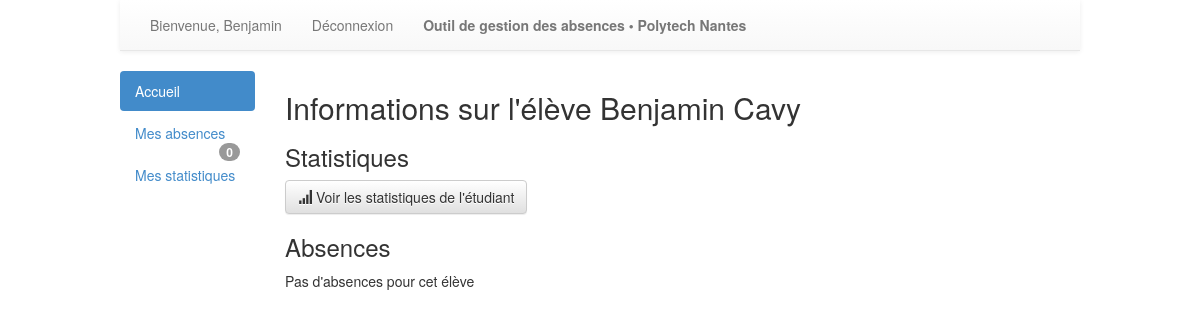
The page /absences/mesabsences/ (signed in) on the database as committed earlier.
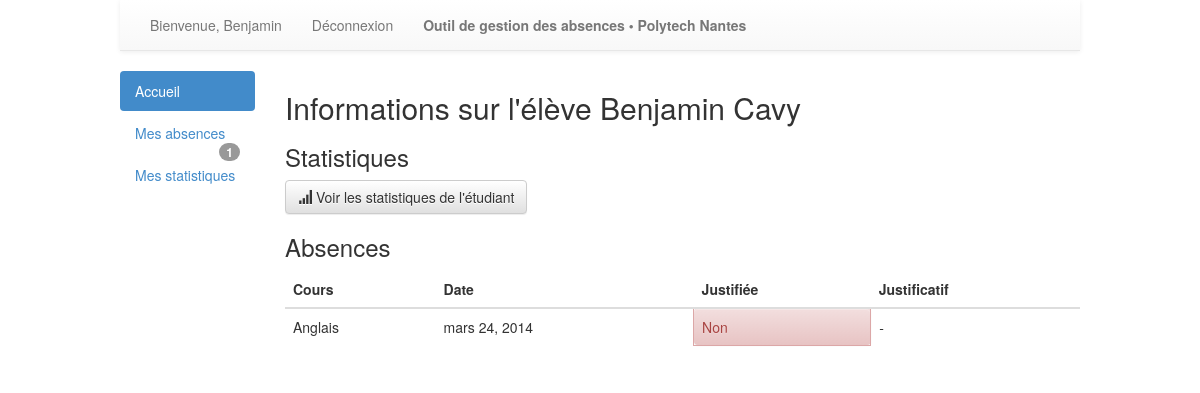
The same page on the database as committed later.
### absences/models.py (models this page shows, shortened)
class Absence (models.Model):
	etudiant = models.ForeignKey(Etudiant)
	cours = models.ForeignKey(Cours)
	justifie = models.BooleanField(default=False)
	justificatif = models.ForeignKey(Justificatif, null=True,blank=True)

class Cours (models.Model):
	dateDebut = models.DateTimeField(auto_now = False, auto_now_add = False)
	dateFin = models.DateTimeField(auto_now = False, auto_now_add = False)
	saisieEffectuee = models.BooleanField(default = False)
	matiere = models.ForeignKey(Matiere)
	donne_a = models.ManyToManyField(Groupe, related_name='donne_a')
	donne_par = models.ManyToManyField(Enseignant, related_name = 'donne_par')
	def __unicode__(self):
		return self.matiere.intitule

class Matiere (models.Model):
	intitule = models.CharField(max_length = 200)

### absences/views.py (the view)
@login_required
def mesAbsences(request):
	return infosEleve(request)

### absences/context_processor.py (called while the page is built)
def getNombres (request):
	nb = {}
	nb['absences'] = 0
	nb['nonSaisis'] = 0
	try:
		etudiant = Etudiant.objects.get(user=request.user)
		nb['absences'] = Absence.objects.filter(etudiant = etudiant, justifie = False).count()
	except:
		nb['absences'] = 0
		try:
			enseignant = Enseignant.objects.get(user=request.user)
			cours = Cours.objects.filter(donne_par = enseignant, saisieEffectuee = False, dateFin__lte = datetime.now())
			nb['nonSaisis'] = cours.count()
		except:
			nb['nonSaisis'] = 0
	return {'nb':nb}

### absences/views.py (called while the page is built)
@login_required
def infosEleve(request, idEleve = 0):
	if idEleve != 0:
		eleve = get_object_or_404(Etudiant, id=idEleve)
	else:
		eleve = get_object_or_404(Etudiant, user=request.user.id)
	absences = Absence.objects.filter(etudiant=eleve)
	return render(request, 'absences/infosEleve.html', {'eleve': eleve, 'absences':absences, 'own':True})

### absences/templates/absences/infosEleve.html (shortened to what this page needs)
{% extends 'general.html' %}
{%block content %}
	{% if eleve %}
		<h2>Informations sur l'élève {{eleve.user.first_name}} {{eleve.user.last_name}}</h2>
		<h3>Statistiques</h3>
		<a href="{% url 'absences:statistiquesEtudiant' eleve.id %}">
			<button type="button" class="btn btn-default">
			<span class="glyphicon glyphicon-signal"></span>
			Voir les statistiques de l'étudiant
			</button>
		</a>
		<h3>Absences</h3>
			{% if absences %}
				<table class="table table-hover">
				<thead>
					<tr>
						<th>Cours</th>
						<th>Date</th>
						<th>Justifiée</th>
						<th>Justificatif</th>
					</tr>
				</thead>
				<tbody>
					{% for abs in absences %}
						<tr>
							<td>{{abs.cours}}</td>
							<td>{{abs.cours.dateDebut.date}}</td>
							{% if abs.justifie %}
								<td class="alert alert-success">Oui</td>
							{% else %}
								<td class="alert alert-danger">Non</td>
							{% endif %}
							<td>
							{% if not abs.justifie %}
								{% if perms.absences.add_justificatif %}
									<a href="{% url 'absences:ajouteJustificatif' abs.id 'infosEleve' eleve.id %}" class="btn btn-primary btn-sm" role="button">Ajouter un justificatif</a></td>
								{% else %}
									-
								{%endif%}
							{% else %}
								<a href="#" class="btn btn-primary btn-sm" data-toggle="modal" data-target="#justificatifPopup" role="button" onclick="remplirPopupJustificatif({{abs.id}});">Voir le justificatif</a></td>
							{% endif %}
							</td>
						</tr>
					{% endfor %}
				</tbody>
			</table>
			{% else %}
				<p>Pas d'absences pour cet élève</p>
			{% endif %}
	{% else %}
		<p>Cet élève n'existe pas !</p>
	{% endif %}
{%endblock %}

### templates/general.html (shortened to what this page needs)
<!DOCTYPE html>
	<head>
		{% load staticfiles %}
		<link rel="stylesheet" type="text/css" href="{% static 'css/style.css' %}" />
		<link rel="stylesheet" type="text/css" href="{% static 'css/bootstrap.min.css' %}" />
		<link rel="stylesheet" type="text/css" href="{% static 'css/bootstrap-theme.min.css' %}" />
	</head>
	<body>
	<div id="content">
		<nav class="navbar navbar-default navbar-static-top" role="navigation">
			<div class="container-fluid">
				<div class="collapse navbar-collapse" id="bs-example-navbar-collapse-1">
					<ul class="nav navbar-nav">
						{% if user.is_authenticated %}
						<li><a href="">Bienvenue, {{user.first_name}}</a></li>
						{% else %}
						<li><a href="">Bienvenue !</a></li>
						{% endif %}
						{% if user.is_authenticated %}
						<li><a href="{% url 'absences:deconnexion' %}" title="Deconnexion">Déconnexion</a></li>
						{% else %}
						<li><a href="{% url 'absences:connexion' %}" title="Connexion" style="font-weight:bold;">Connexion</a></li>
						{% endif %}
						<li><a href="#" style="font-weight:bold;">Outil de gestion des absences &bull; Polytech Nantes</a></li>
					</ul>
				</div>
			</div>
		</nav>
		<div class="row">
			<div class="col-md-2">
				<ul class="nav nav-pills nav-stacked">
				  	<li class="active"><a href="{% url 'absences:index' %}">Accueil</a></li>
					{% if groupeUtilisateur.etudiant %}
						<li><a href="{% url 'absences:mesAbsences' %}">Mes absences <span class="badge pull-right">{{nb.absences}}</span></a></li>
						<li><a href="{% url 'absences:mesStatistiques' %}">Mes statistiques</a></li>
					{% endif %}
				</ul>
			</div>
	 		<div class="col-md-10">
				{% block content %}	{% endblock %}
	 		</div>
		</div>
	</div>
	</body>
</html>

Rows that differ between the two databases and show on the page:
added Absence: cours "Anglais", cours.dateDebut "mars 24, 2014", justifie "Non"
Other text that changed with them:
{{ nb.absences }}: "0" → "1"
text no longer shown: "Pas d'absences pour cet élève"
text now shown: "Cours Date Justifiée Justificatif"
